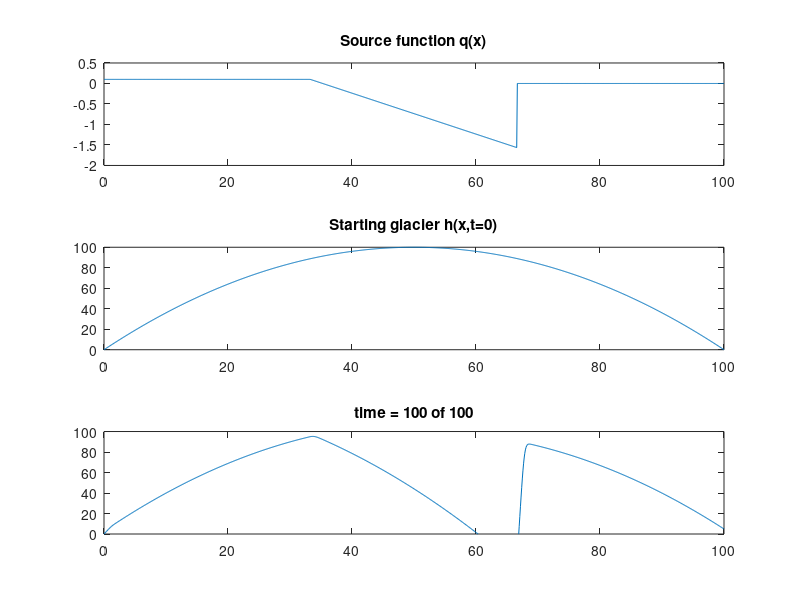

Reproduce this figure in MATLAB.
%%% ANDERS HJORT
%%% Attempt on solving h_t + lambda*(d/dx)h^(m+2) = q(x) via upwind scheme

function mtx = upwind()
%% SETTINGS
N = 1000; % Number of points in grid
M = 100; % Number of time steps
x_start = 0;
x_end = 100;
x_grid = linspace(x_start, x_end, N);
dx = (x_end-x_start)/N;

t_start = 0;
dt = 0.8;

lambda = 1; %according to Hedda, need to check this
q0 = 0.1;
xs = x_end/3;
xf = x_end*(2/3);
slope = -0.05;
b = q0-slope*xs; %calculate intersec s.t. y(x) = slope*x+b = q0 at xs
q = @(x) b+slope*x;


%% Initialize glacier and source q(x)
qq = zeros(1,N);
q_control = 2 %1 = constant, 2 = variable

if q_control == 1
    qq = ones(1,N); %constant
elseif q_control == 2
    for i=1:N
        x = x_start+dx*i;
         if(x <xs)
                qq(1,i) = q0;
            elseif x > xf
                qq(1,i) = 0;
            else
                qq(1,i) = q(x);
         end
    end
end


h = zeros(M,N);
h0 = @(x) max(0,-((x-50)/5).^2+100); %make an initial shape 
h(1,1:N) = feval(h0,x_grid); 

for j=1:(M-1) %time
    for i=2:N %space
        x = x_start+dx*i;
        h(j+1,i) = h(j,i) + qq(i)*dt+lambda*(dx/dt)*(h(j,i-1)-h(j,i));
    end
end

%% PLOTTING

subplot(3,1,1)
plot(x_grid, qq)
title('Source function q(x)')

subplot(3,1,2)
plot(x_grid, h(1,1:N))
title('Starting glacier h(x,t=0)')

for i=1:M
    subplot(3,1,3)
    plot(x_grid, h(i,1:N));
    axis([x_start x_end 0 100]);
    title(['time = ', num2str(i), ' of ', num2str(M)]) 
    pause(0.2);
end

mtx = h;
end 

